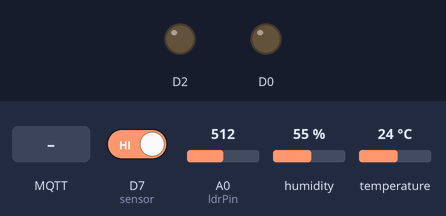
A sketch run on a simulated ESP8266 (NodeMCU). Parts: output pins drawn as LEDs (lit = HIGH). The inputs (shaded band) are chosen by the test bench; at power-on: D7 (sensor) HIGH, A0 (ldrPin) = 512, humidity 55 %, temperature 24 °C. WiFi joins after 1.5 s; servers stay silent unless stated; no MQTT or app messages arrive unless stated; what the sketch prints to the serial monitor is not drawn.

Above: at 2.8 s.
2.9 s: MQTT message "FANON" arrives on the first subscribed topic
At 5.5 s:
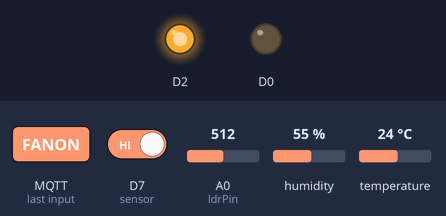
6.3 s: MQTT message "LIGHTON" arrives on the first subscribed topic
At 11.2 s:
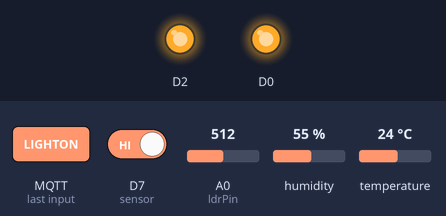
12.2 s: MQTT message "FANOFF" arrives on the first subscribed topic
At 14.4 s:
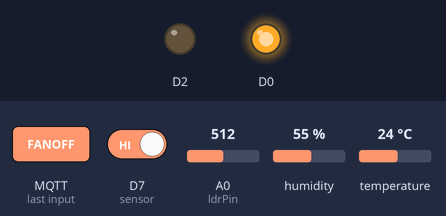
Timing chart, 0 to 15.9 s (numbered marks = the images above; inputs shaded):
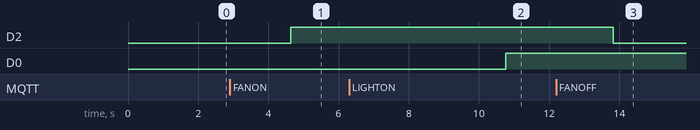

Measured:
- after the input at 2.9 s, D2: LOW → HIGH after 1.7 s
- after the input at 6.3 s, D0: LOW → HIGH after 4.5 s
- after the input at 12.2 s, D2: HIGH → LOW after 1.6 s

The sketch:

Home_Atmtn.ino
```cpp
#include <ESP8266WiFi.h>
#include <PubSubClient.h>
#include"DHT.h"

DHT rak(D1, DHT11); //dht11 is a type of sensor:
const int ldrPin = A0;
int sensor = D7;
String command;
String data = "";

void callback(char* topic, byte* payload, unsigned int payloadLength);

// CHANGE TO YOUR WIFI CREDENTIALS
const char* ssid = "Shafi";
const char* password = "shafi@24";

// CHANGE TO YOUR DEVICE CREDENTIALS AS PER IN IBM BLUMIX
#define ORG "s3aon4"
#define DEVICE_TYPE "Iot"
#define DEVICE_ID "id"
#define TOKEN "Shafismd" //  Authentication Token OF THE DEVICE

//-------- Customise the above values --------
const char publishTopic[] = "iot-2/evt/Data/fmt/json";
char server[] = ORG ".messaging.internetofthings.ibmcloud.com";
char topic[] = "iot-2/cmd/home/fmt/String";// cmd  REPRESENT command type AND COMMAND IS TEST OF FORMAT STRING
char authMethod[] = "use-token-auth";
char token[] = TOKEN;
char clientId[] = "d:" ORG ":" DEVICE_TYPE ":" DEVICE_ID;


WiFiClient wifiClient;
PubSubClient client(server, 1883, callback, wifiClient);

int publishInterval = 5000; // 30 seconds
long lastPublishMillis;
void publishData();
int temp, hum, ldrStatus;
int state;
String sid;
void setup() {

  rak.begin();
  pinMode(D0, OUTPUT);
  pinMode(D2, OUTPUT);
  pinMode(sensor, INPUT);
  pinMode(ldrPin, INPUT);
  Serial.begin(9600);
  wifiConnect();
  mqttConnect();

}

void loop() {

  hum = rak.readHumidity();
  temp = rak.readTemperature();
  state = digitalRead(sensor);
  Serial.println("***************");
  Serial.println(state);
  delay(3000);
  if (state == 0)
  {
    sid = "NO One";
  }
  else
  {
    sid = "Entered";
  }
  int ldrStatus = analogRead(ldrPin);

  if (millis() - lastPublishMillis > publishInterval)
  {
    publishData();
    lastPublishMillis = millis();
  }

  if (!client.loop()) {
    mqttConnect();
  }

}


void wifiConnect() {
  Serial.print("Connecting to "); Serial.print(ssid);
  WiFi.begin(ssid, password);
  while (WiFi.status() != WL_CONNECTED) {
    delay(500);
    Serial.print(".");
  }
  Serial.print("WiFi connected, IP address: ");
  Serial.println(WiFi.localIP());
}

void mqttConnect() {
  if (!client.connected())
  {
    Serial.print("Reconnecting MQTT client to "); Serial.println(server);
    while (!client.connect(clientId, authMethod, token)) {
      Serial.print(".");
      delay(500);
    }

    initManagedDevice();
    Serial.println();
  }
}

void initManagedDevice() {
  if (client.subscribe(topic)) {

    Serial.println("subscribe to cmd OK");
  } else {
    Serial.println("subscribe to cmd FAILED");
  }
}

void callback(char* topic, byte* payload, unsigned int payloadLength) {

  Serial.print("callback invoked for topic: ");
  Serial.println(topic);

  for (int i = 0; i < payloadLength; i++) {

    command += (char)payload[i];
  }

  Serial.print("data: " + command);
  control_func();
  command = "";
}
void control_func()
{
  if (command == "FANOFF")
  {
    digitalWrite(D2, LOW);
    Serial.println(".......Fans are off..........");

  }
  else if (command == "FANON")
  {
    digitalWrite(D2, HIGH);
    Serial.println(".......Fan are on..........");

  }
  if (command == "LIGHTOFF")
  {
    digitalWrite(D0, LOW);
    Serial.println(".......lights are off..........");

  }
  else if (command == "LIGHTON")
  {
    digitalWrite(D0, HIGH);
    Serial.println(".......lights are on..........");

  }
  else if (command == "AWAY")
  {
    digitalWrite(D2, LOW);
    digitalWrite(D0, LOW);
    Serial.println(".......All Devices are off..........");
  }
  else if (command == "ECO")
  {
    if (hum >= 50 && temp >= 33)
  {
    digitalWrite(D0, HIGH);
    Serial.println("Fan is on");
  }
  else
  {
    digitalWrite(D0, LOW);
    Serial.println("Fan is off");
  }
  Serial.print(" ldrStatus is " );
  Serial.print(ldrStatus);
  if (ldrStatus >= 1024)
  {
    digitalWrite(D2, HIGH);
    Serial.println("Light is on");
  }
  else
  {
    digitalWrite(D2, LOW);
    Serial.println("Light is off");
  }
  if (state == 1) {
    Serial.println("Motion detected!");
    digitalWrite(D2, HIGH);
    Serial.println("Automatically Light is on");
  }
  else
  {
    digitalWrite(D2, LOW);
    Serial.println("There is no one in Home ");
    Serial.println("Motion absent!");
  }

  delay(3000);
    }
}
void publishData()
{
  String payload = "{\"d\":{\"temperature\":";
  payload += temp;
  payload += ",""\"humidity\":";
  payload += hum;
  payload += ",""\"State\":";
  payload += "\"" + sid + "\"";
  payload += "}}";


  Serial.print("\n");
  Serial.print("Sending payload: "); Serial.println(payload);

  if (client.publish(publishTopic, (char*) payload.c_str())) {
    Serial.println("Publish OK");
    Serial.println("**************************************");
  } else {
    Serial.println("Publish FAILED");
  }
  delay(3000);
}
```
